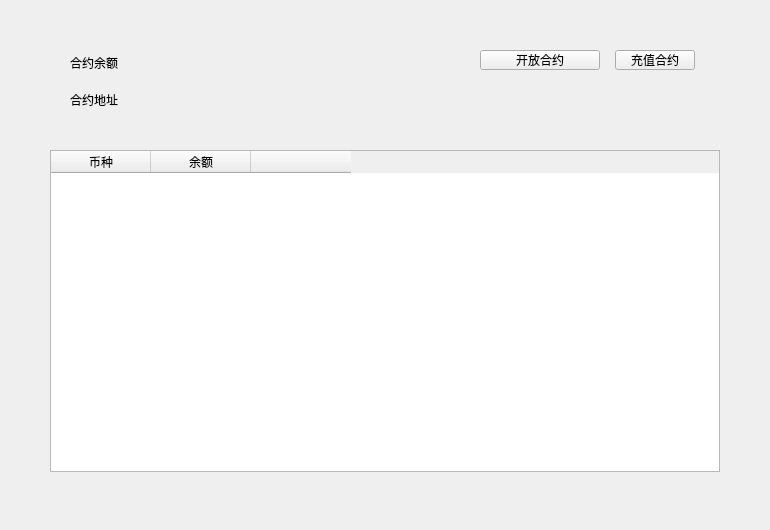
<?xml version="1.0" encoding="UTF-8"?>
<ui version="4.0">
 <class>ContractBalanceWidget</class>
 <widget class="QWidget" name="ContractBalanceWidget">
  <property name="geometry">
   <rect>
    <x>0</x>
    <y>0</y>
    <width>770</width>
    <height>530</height>
   </rect>
  </property>
  <property name="font">
   <font>
    <family>微软雅黑</family>
   </font>
  </property>
  <property name="windowTitle">
   <string>Form</string>
  </property>
  <widget class="QToolButton" name="depositBtn">
   <property name="geometry">
    <rect>
     <x>615</x>
     <y>50</y>
     <width>80</width>
     <height>20</height>
    </rect>
   </property>
   <property name="cursor">
    <cursorShape>PointingHandCursor</cursorShape>
   </property>
   <property name="text">
    <string>充值合约</string>
   </property>
  </widget>
  <widget class="QTableWidget" name="balancesTableWidget">
   <property name="geometry">
    <rect>
     <x>50</x>
     <y>150</y>
     <width>670</width>
     <height>322</height>
    </rect>
   </property>
   <column>
    <property name="text">
     <string>币种</string>
    </property>
    <property name="font">
     <font>
      <family>微软雅黑 Light</family>
     </font>
    </property>
    <property name="textAlignment">
     <set>AlignCenter</set>
    </property>
   </column>
   <column>
    <property name="text">
     <string>余额</string>
    </property>
    <property name="font">
     <font>
      <family>微软雅黑 Light</family>
     </font>
    </property>
    <property name="textAlignment">
     <set>AlignCenter</set>
    </property>
   </column>
   <column>
    <property name="text">
     <string/>
    </property>
   </column>
  </widget>
  <widget class="QLabel" name="title_label">
   <property name="geometry">
    <rect>
     <x>70</x>
     <y>50</y>
     <width>200</width>
     <height>26</height>
    </rect>
   </property>
   <property name="styleSheet">
    <string notr="true"/>
   </property>
   <property name="text">
    <string>合约余额</string>
   </property>
  </widget>
  <widget class="QLabel" name="label">
   <property name="geometry">
    <rect>
     <x>70</x>
     <y>90</y>
     <width>150</width>
     <height>20</height>
    </rect>
   </property>
   <property name="font">
    <font>
     <family>微软雅黑</family>
    </font>
   </property>
   <property name="text">
    <string>合约地址</string>
   </property>
  </widget>
  <widget class="QLabel" name="contractAddressLabel">
   <property name="geometry">
    <rect>
     <x>70</x>
     <y>110</y>
     <width>300</width>
     <height>20</height>
    </rect>
   </property>
   <property name="font">
    <font>
     <family>微软雅黑</family>
    </font>
   </property>
   <property name="text">
    <string/>
   </property>
   <property name="textInteractionFlags">
    <set>Qt::LinksAccessibleByMouse|Qt::TextSelectableByMouse</set>
   </property>
  </widget>
  <widget class="QToolButton" name="openForUsersBtn">
   <property name="geometry">
    <rect>
     <x>480</x>
     <y>50</y>
     <width>120</width>
     <height>20</height>
    </rect>
   </property>
   <property name="cursor">
    <cursorShape>PointingHandCursor</cursorShape>
   </property>
   <property name="text">
    <string>开放合约</string>
   </property>
  </widget>
  <widget class="QStackedWidget" name="stackedWidget">
   <property name="geometry">
    <rect>
     <x>0</x>
     <y>480</y>
     <width>770</width>
     <height>41</height>
    </rect>
   </property>
  </widget>
 </widget>
 <resources/>
 <connections/>
</ui>
